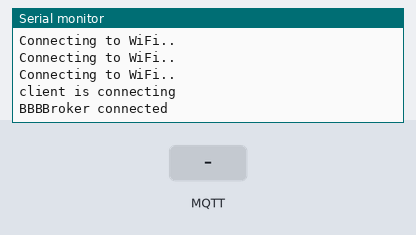
Bench run of a sketch on a simulated ESP32. On the bench: the last lines printed to the serial monitor. The inputs (shaded band) are chosen by the test bench. WiFi joins after 1.5 s; servers stay silent unless stated; no MQTT or app messages arrive unless stated.

Above: at 2.7 s.
2.8 s: MQTT message "1" arrives on the first subscribed topic
At 4.9 s:
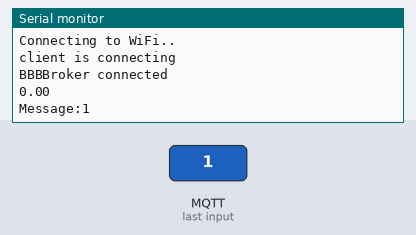
6.0 s: MQTT message "on" arrives on the first subscribed topic
At 8.4 s:
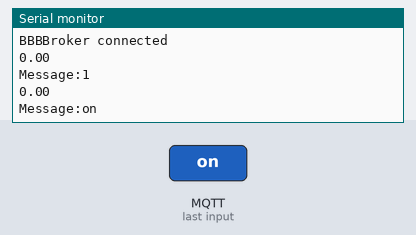
9.0 s: MQTT message "off" arrives on the first subscribed topic
At 11.9 s:
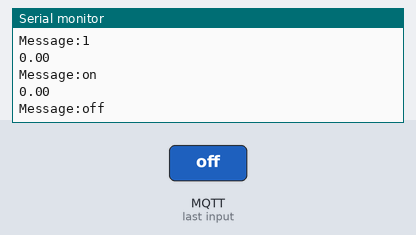

Measured:
- after the input at 2.8 s, the serial monitor: prints a new line after 1.8 s (image 1)
- after the input at 6.0 s, the serial monitor: prints a new line after 1.6 s (image 2)
- after the input at 9.0 s, the serial monitor: prints a new line after 1.6 s (image 3)

The sketch:

ESP32_Modbus_Temp_Example.ino
```cpp
/*
 * !NEED to install EspSoftwareSerial.h before USING!
 */

#include <SoftwareSerial.h>
#include <ModbusMaster.h>
#include <Mqtt.h>

const char *mqtt_broker = "192.168.50.180";
const char *topic = "ota";
const char *mqtt_username = "";
const char *mqtt_password = "";
const int mqtt_port = 1883;

const char *SSID = "apsu";
const char *PSWD = "yangpaopao";

SoftwareSerial mySerial(16, 17); // RX, TX

ModbusMaster node;

void setup()
{
  Serial.begin(4800);
  mySerial.begin(4800);
  node.begin(1, mySerial);
  WiFi.begin(SSID, PSWD);
  while (WiFi.status() != WL_CONNECTED)
  {
    delay(500);
    Serial.println("Connecting to WiFi..");
  }
  // callback参数为可选
  //   Mqtt_connect(mqtt_broker, mqtt_port, mqtt_username, mqtt_password)
  Mqtt_connect(mqtt_broker, mqtt_port, mqtt_username, mqtt_password);
  Mqtt_sub(topic);
}

float data[9];
void loop()
{

  uint16_t result;
  // args1:Temp Read register address : 1
  // args2: 1 16-bit
  result = node.readHoldingRegisters(1, 1);

  data[0] = node.getResponseBuffer(0);
  Serial.println(data[0] / 10);
  float temp = data[0] / 10;
  char buffer[7];
  // float to char[]
  dtostrf(temp, 4, 6, buffer);
  delay(1000);
  Mqtt_pub(topic, buffer);
  Mqtt_loop();
}
```
